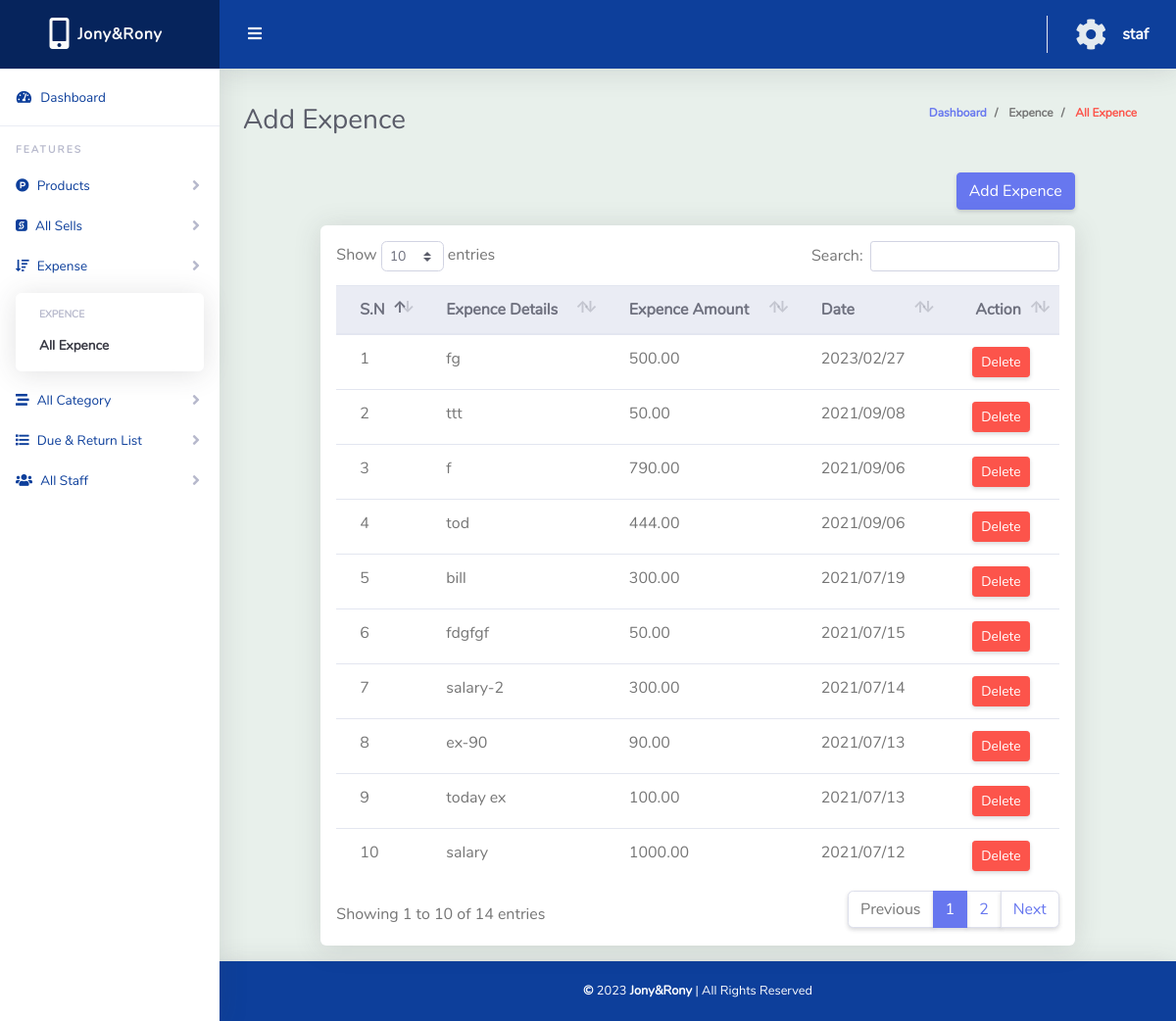
/add_expence.php (signed in), run on the app's committed database.
### tables this page shows
CREATE TABLE `tbl_expance` (
  `ex_id` int(11) NOT NULL,
  `ex_details` varchar(255) NOT NULL,
  `ex_amount` float(20,2) NOT NULL,
  `date` datetime NOT NULL DEFAULT current_timestamp()
);

### classes/sell.php (called while the page is built, shortened)
<?php
$filepath = realpath(dirname(__FILE__));
include_once($filepath . '/../lib/Database.php');
include_once($filepath . '/../lib/Query.php');
include_once($filepath . '/../helpers/Format.php');
class Sell
{
    private $qu;
    public function __construct()
    {
        $this->qu = new Query();
    }
    public function AllexpenceSell()
    {
        $query = "SELECT * FROM tbl_expance ORDER BY ex_id desc";
        $result = $this->qu->select($query);
        return $result;
    }
}

### lib/Database.php (called while the page is built, shortened)
<?php
class Database
{
	public $host   = DB_HOST;
	public $user   = DB_USER;
	public $pass   = DB_PASS;
	public $dbname = DB_NAME;
	private function connectDB()
	{
		$this->link = new mysqli($this->host, $this->user, $this->pass, $this->dbname);
	}
}

### lib/Query.php (called while the page is built, shortened)
<?php
$filepath = realpath(dirname(__FILE__));
include_once($filepath . '/Database.php');
class Query extends Database{
	public function select($query)
	{
		$result = $this->link->query($query) or die($this->link->error . __LINE__);
		if ($result->num_rows > 0) {
			return $result;
		} else {
			return false;
		}
	}
}
?>

### helpers/Format.php (called while the page is built, shortened)
<?php
class Format{
	public function formatDate($date){
		return date('Y/m/d ', strtotime($date));
	}
}
?>

### add_expence.php (the view, shortened to what this page needs)
<?php
$filepath = realpath(dirname(__FILE__));
include_once($filepath . '/inc/header.php');
?>
<div class="container-fluid" id="container-wrapper">
  <div class="d-sm-flex align-items-center justify-content-between mb-4">
    <h1 class="h3 mb-0 text-gray-800">Add Expence</h1>
    <ol class="breadcrumb">
      <li class="breadcrumb-item">
        <a href="dashboard.php" class="text-decoration-none">Dashboard</a>
      </li>
      <li class="breadcrumb-item">
        Expence
      </li>
      <li class="breadcrumb-item text-danger" aria-current="page">
        All Expence
      </li>
    </ol>
  </div>
  <div class="row mb-3">
    <div class="col-md-1"></div>
    <div class="col-md-10">
      <button type="button" class="btn btn-primary float-right" data-toggle="modal" data-target="#staticBackdrop">
        Add Expence
      </button>
    </div>
    <div class="col-md-1"></div>
  </div>
  <div class="row mb-3">
    <div class="col-md-1"></div>
    <div class="col-md-10">
      <div class="card">
        <div class="table-responsive p-3">
          <table class="table align-items-center table-flush table-hover" id="dataTableHover">
            <thead class="thead-light">
              <tr>
                <th>S.N</th>
                <th>Expence Details</th>
                <th>Expence Amount</th>
                <th>Date</th>
                <th class="text-center">Action</th>
              </tr>
            </thead>
            <tbody>
              <?php
              $getexp = $sel->AllexpenceSell();
              if ($getexp) {
                $i = 0;
                while ($result = $getexp->fetch_assoc()) {
                  $i++;
              ?>
                  <tr>
                    <td><?php echo $i; ?></td>
                    <td><?php echo $result['ex_details']; ?></td>
                    <td><?php echo $result['ex_amount']; ?></td>
                    <td><?php echo $fm->formatDate($result['date']); ?></td>
                    <td class="text-center">
                      <a onclick="return confirm('Are You Sure To Delete !');" href="?delex=<?php echo $result['ex_id']; ?>" class="btn btn-sm btn-danger">Delete</a>
                    </td>
                  </tr>
              <?php }
              } ?>
            </tbody>
          </table>
        </div>
      </div>
    </div>
    <div class="col-md-1"></div>
  </div>
</div>
<?php
include_once($filepath . '/inc/footer.php');
?>

### data on the page
tbl_expance: ex_details "fg", ex_amount "500.00", date "2023/02/27"
tbl_expance: ex_details "ttt", ex_amount "50.00", date "2021/09/08"
tbl_expance: ex_details "f", ex_amount "790.00", date "2021/09/06"
tbl_expance: ex_details "tod", ex_amount "444.00", date "2021/09/06"
tbl_expance: ex_details "bill", ex_amount "300.00", date "2021/07/19"
tbl_expance: ex_details "fdgfgf", ex_amount "50.00", date "2021/07/15"
tbl_expance: ex_details "salary-2", ex_amount "300.00", date "2021/07/14"
tbl_expance: ex_details "ex-90", ex_amount "90.00", date "2021/07/13"
tbl_expance: ex_details "today ex", ex_amount "100.00", date "2021/07/13"
tbl_expance: ex_details "salary", ex_amount "1000.00", date "2021/07/12"

### other printed values
Session::get("user") "staf"
